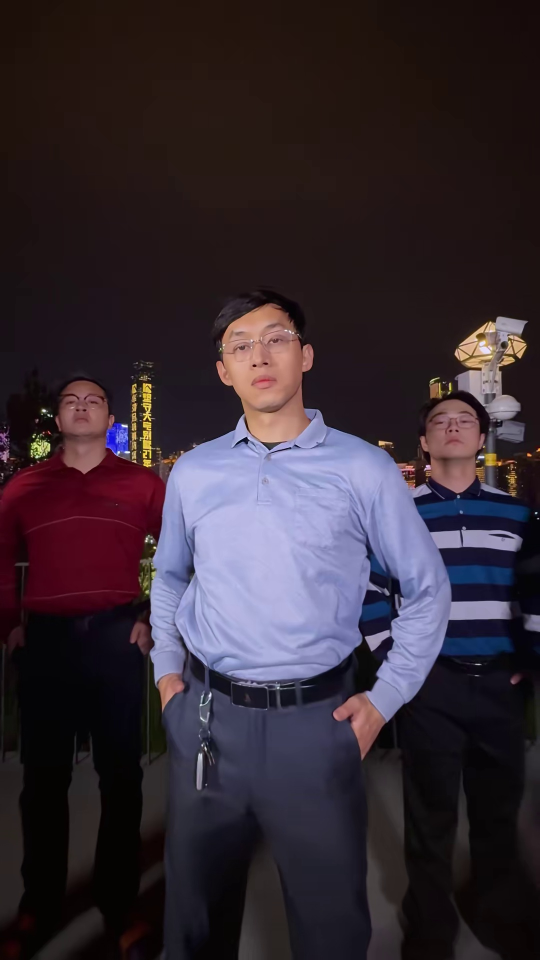
#> input picture dataset/images/dance2_frame_00002.jpg, 1080 x 1920 px, given in place of dance2_frame_00000.jpg, which was not available (shown at 1/2 size)
$ python solo_box.py
#> lines starting #> are read from the running program, lines starting #| are printed output that depends on the picture; pictures that were not available may be replaced by others from this repository, and a replacement may not be noted
import os
import cv2
import json

# 讀取 YOLO 偵測結果 JSON
yolo_json_path = "annotations/yolo_bboxes.json"
with open(yolo_json_path, 'r') as f:
#> (reads annotations/yolo_bboxes.json from the repository)
    yolo_bboxes = json.load(f)

# 設定裁切後的圖片資料夾
output_dir = "dataset/single_person_images"
os.makedirs(output_dir, exist_ok=True)

image_dir = "dataset/images"

# 裁切每張圖片中的每個人物
for img_name, bboxes in yolo_bboxes.items():
    img_path = os.path.join(image_dir, img_name)
    img = cv2.imread(img_path)
#> img is the input picture: shape (1920, 1080, 3); mean B, G, R 51.2, 42.5, 53.2

    # 讀取圖片並裁切人物
    for i, box in enumerate(bboxes):
        # box = [x1, y1, x2, y2]
        x1, y1, x2, y2 = map(int, box)

        # 裁切人物區域
        person_img = img[y1:y2, x1:x2]

        # 儲存裁切後的圖片
        person_img_name = f"{img_name.split('.')[0]}_person_{i}.jpg"
        cv2.imwrite(os.path.join(output_dir, person_img_name), person_img)
#> this loop made 3 passes
#> pass 1, `person_img = img[y1:y2, x1:x2]`:
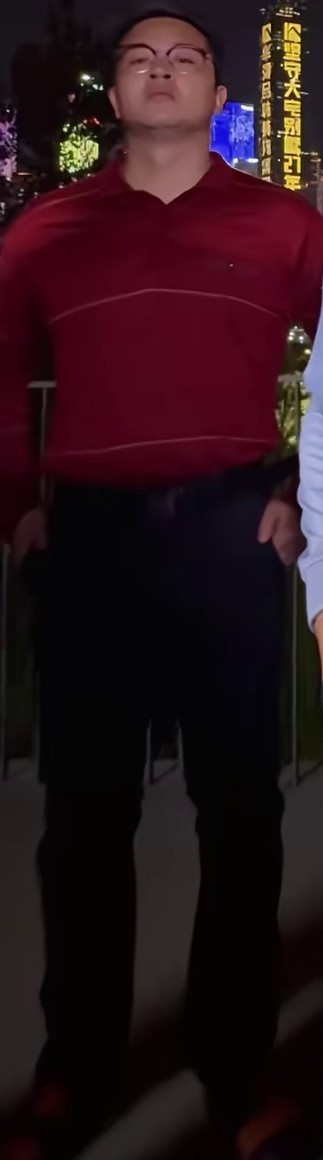
#> person_img: shape (1160, 323, 3); mean B, G, R 24.7, 19.4, 40.4
#> pass 2, `person_img = img[y1:y2, x1:x2]`:
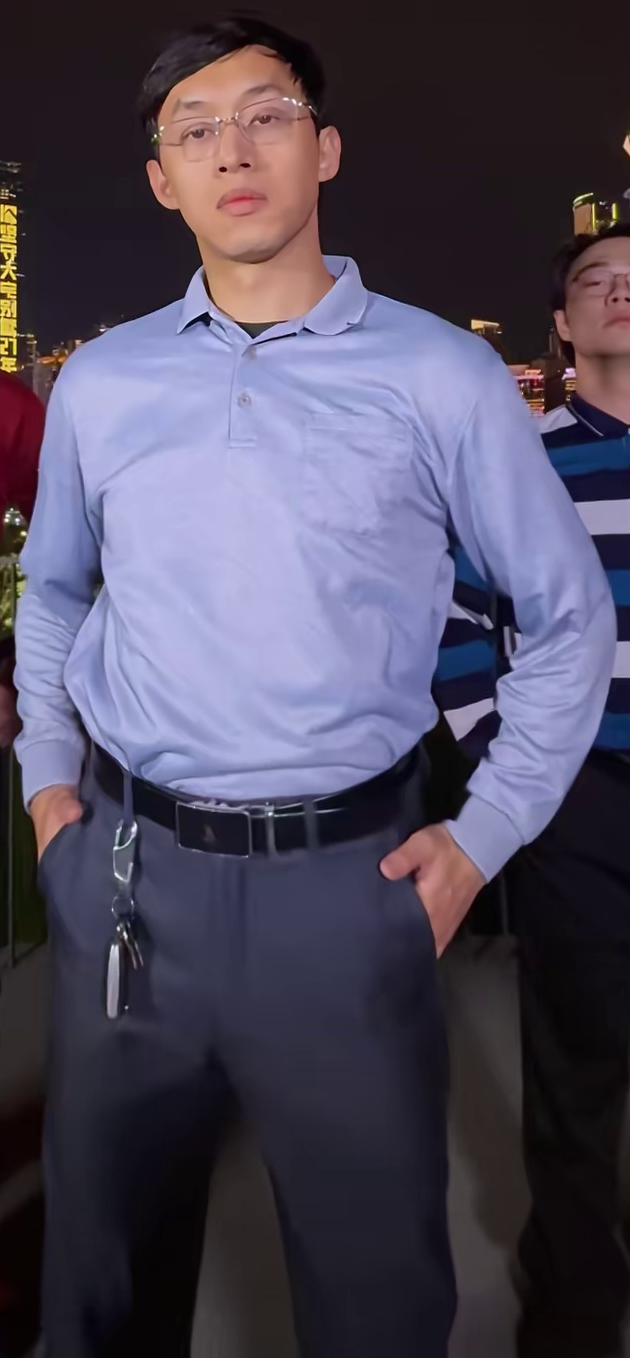
#> person_img: shape (1358, 630, 3); mean B, G, R 90.8, 72.5, 78.6
#> pass 3, `person_img = img[y1:y2, x1:x2]`:
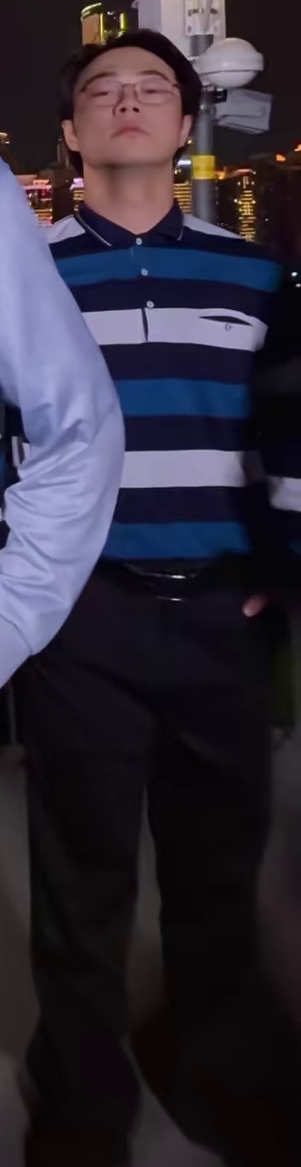
#> person_img: shape (1167, 301, 3); mean B, G, R 56, 43.3, 47.9
#> pass 2 of the loop `for img_name, bboxes in yolo_bboxes.items():`:
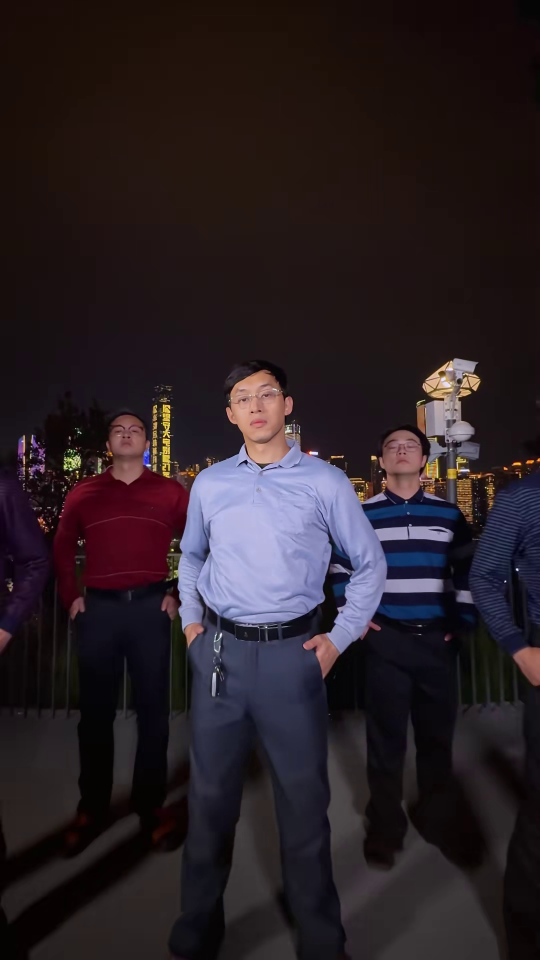
#> input picture dataset/images/dance2_frame_00024.jpg, 1080 x 1920 px, given in place of dance2_frame_00001.jpg, which was not available (shown at 1/2 size)
#> img is the input picture: shape (1920, 1080, 3); mean B, G, R 37.1, 32.2, 41.7
#> the loop `for i, box in enumerate(bboxes):` made 3 passes
#> (x1, y1, x2, y2) on passes 1 to 3: (1, 746, 325, 1903), (287, 561, 912, 1920), (773, 727, 1077, 1920)
#> pass 1, `person_img = img[y1:y2, x1:x2]`:
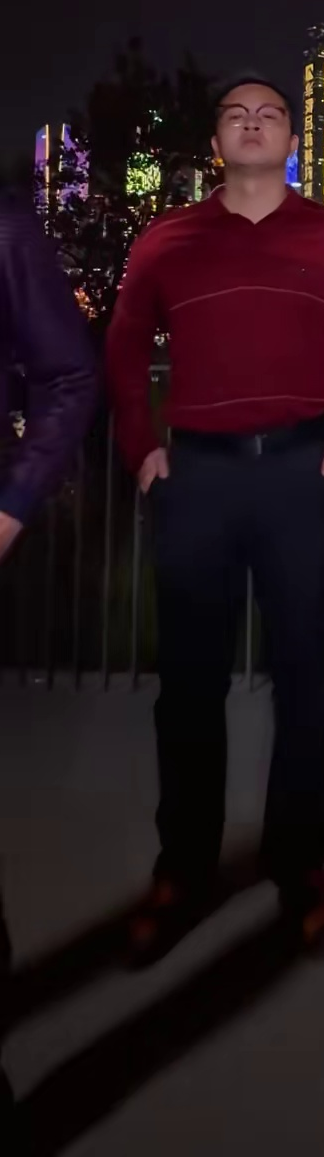
#> person_img: shape (1157, 324, 3); mean B, G, R 23.8, 18.8, 33.3
#> pass 3, `person_img = img[y1:y2, x1:x2]`:
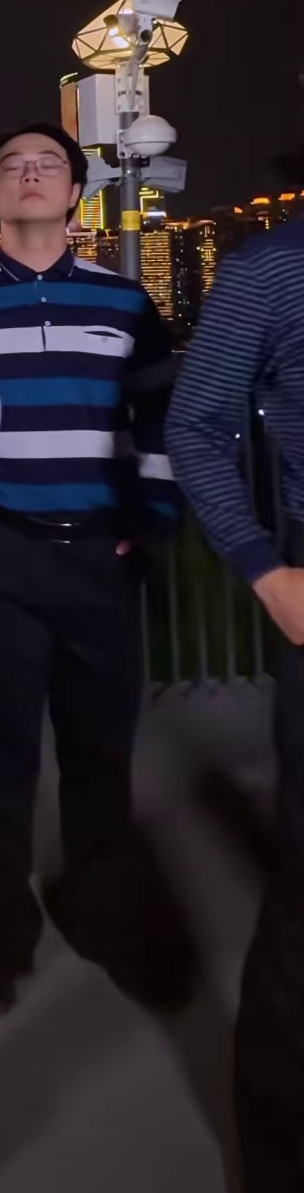
#> person_img: shape (1193, 304, 3); mean B, G, R 40.8, 34.7, 40.4
#> (the run stopped early here; a loop or call above may not have finished)
